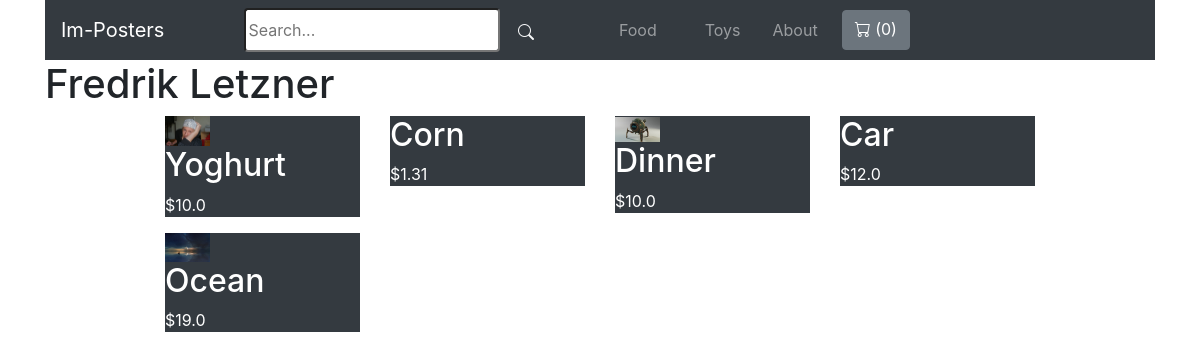
/vendors/1/, run on the app's committed database.
### store/models.py (models this page shows, shortened)
class Category(models.Model):
    title = models.CharField(max_length=50)
    slug = models.SlugField(max_length=50)
    class Meta:
        verbose_name_plural = 'Categories'

class Product(models.Model):
    DRAFT = 'draft'
    WAITING_APPROVAL = 'waitingapproval'
    ACTIVE = 'active'
    DELETED = 'deleted'
    STATUS_CHOICES = (
        (DRAFT, 'Draft'),
        (WAITING_APPROVAL, 'Waiting approval'),
        (ACTIVE, 'Active'),
        (DELETED, 'Deleted'),
    )
    user = models.ForeignKey(User, related_name='products', on_delete=models.CASCADE)
    category = models.ForeignKey(Category, related_name='products', on_delete=models.CASCADE)
    title = models.CharField(max_length=50)
    slug = models.SlugField(max_length=50)
    description = models.TextField(blank=True)
    price = models.IntegerField()
    image = models.ImageField(upload_to='uploads/product_images', blank=True, null=True)
    thumbnail = models.ImageField(upload_to='uploads/product_images/thumbnail', blank=True, null=True)
    created_at = models.DateTimeField(auto_now_add=True)
    updated_at = models.DateTimeField(auto_now=True)
    status = models.CharField(max_length=50, choices=STATUS_CHOICES, default=ACTIVE)
    class Meta:
        ordering = ('-created_at',)
    def get_display_price(self):
        return self.price / 100

### userprofile/views.py (the view)
# urls.py: path('vendors/<int:pk>/', views.vendor_detail, name='vendor_detail'),
def vendor_detail(request, pk):
    user = User.objects.get(pk=pk)
    products = user.products.filter(status=Product.ACTIVE)
    return render(request, 'userprofile/vendor_detail.html', {
        'user': user,
        'products': products,
    })

### store/cart.py (called while the page is built)
    def __len__(self):
        return sum(item['quantity'] for item in self.cart.values())

### store/context_processors.py (called while the page is built)
def cart(request):
    return {'cart': Cart(request)}

### store/templatetags/menu.py (called while the page is built)
@register.inclusion_tag('core/menu.html')
def menu():
    categories = Category.objects.all()
    return {'categories': categories}

### userprofile/templates/userprofile/vendor_detail.html (shortened to what this page needs)
{% extends 'core/base.html' %}
{% block content %}
<div class="container">
    <h1 class="">{% firstof user.get_full_name user.username %}</h1>
    <div class="container-fluid">
        <div class="product-container col-10 offset-1">
            <div class="row mt-1 mb-3">
            {% for product in products %}
                <div class="col-sm-6 col-md-6 col-lg-4 col-xl-3">
                    <div class="border-0 bg-dark">
                        <a href="{% url 'product_detail' product.category.slug product.slug %}">
                            {% if product.image %}
                                <div class="row">
                                    <div class="col-md-4">
                                        <img src="{{ product.image.url }}" class="img-fluid" alt="Image of {{ product.title }}">
                                    </div>
                                </div>
                            {% endif %}
                            <h2 class="text-white bg-dark">{{ product.title }}</h2>
                            <p class="text-white">${{ product.get_display_price }}</p>
                        </a>
                    </div>
                </div>
            {% endfor %}
            </div>
        </div>
    </div>
</div>
{% endblock %}

### core/templates/core/menu.html
{% for category in categories %}
<a class="nav-link mx-3" href="{% url 'category_detail' category.slug %}">{{ category.title }}</a>
{% endfor %}
<a class="nav-link" href="{% url 'about' %}">About</a>

### data on the page
Category: title "Food"
Category: title "Toys"
Product: image (picture), title "Yoghurt", get_display_price "10.0"
Product: title "Corn", get_display_price "1.31"
Product: image (picture), title "Dinner", get_display_price "10.0"
Product: title "Car", get_display_price "12.0"
Product: image (picture), title "Ocean", get_display_price "19.0"

### other printed values
{{ cart|length }} "0"
